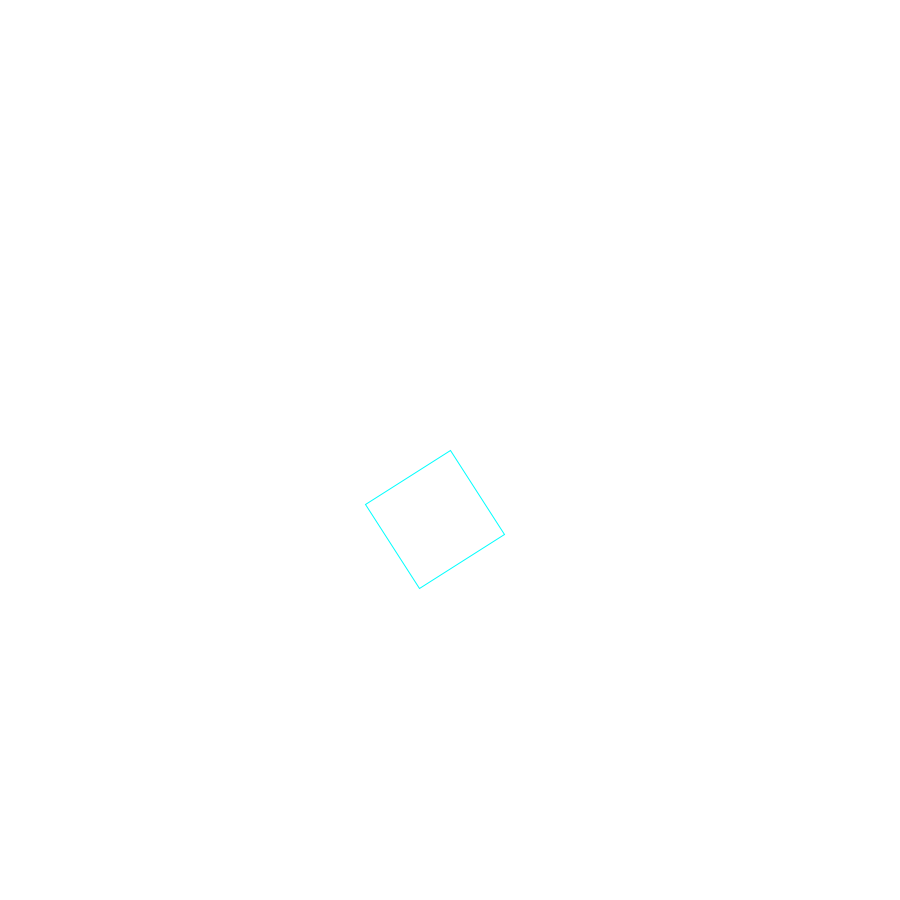
Frame 1 (no input)
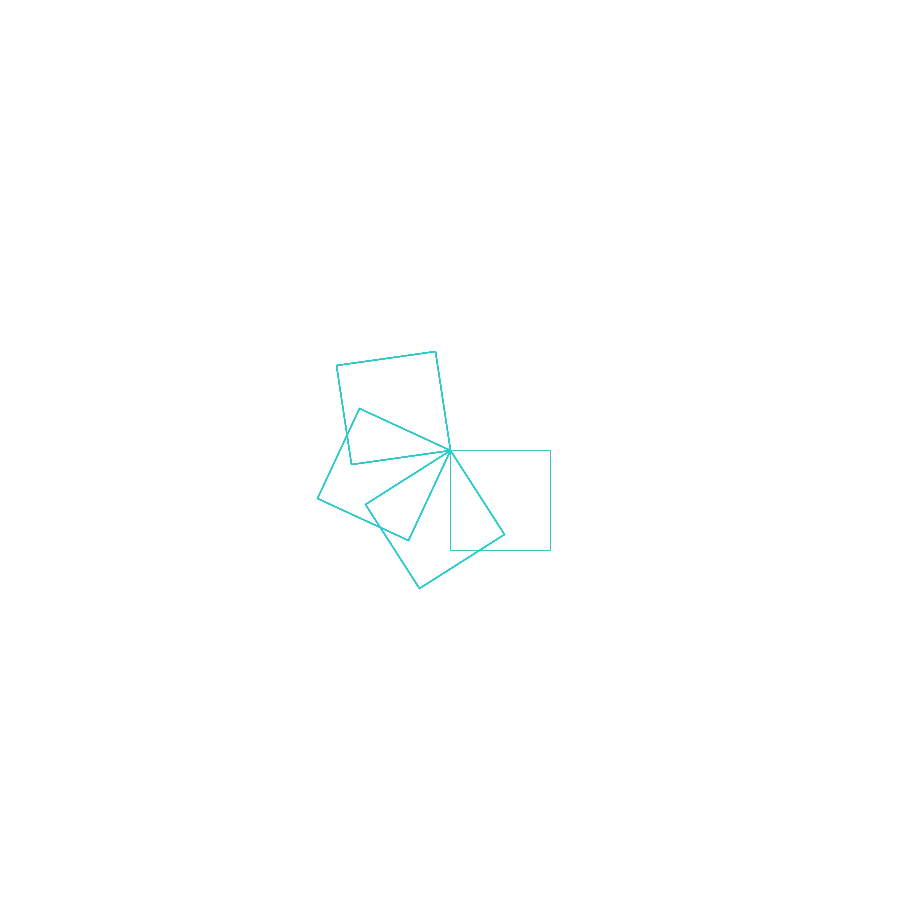
Frame 60 (the mouse pressed at the canvas centre just before this capture)
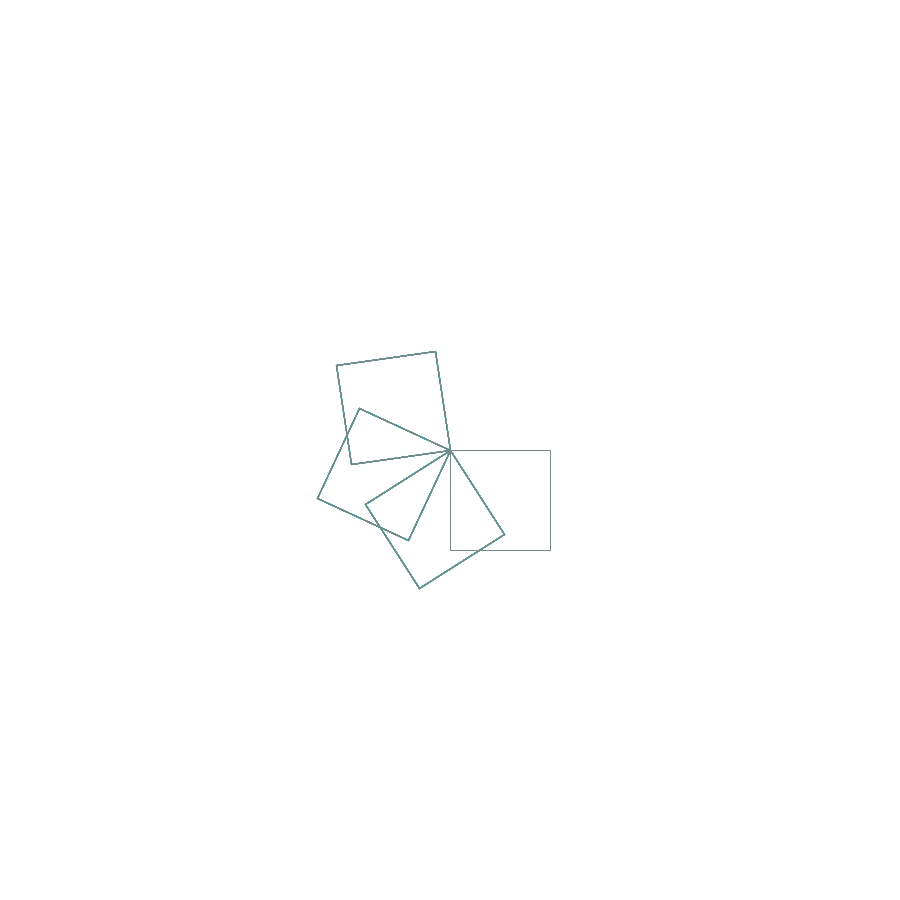
Frame 120 (the mouse held since frame 60 and released just before this capture)

The Processing sketch that drew these frames (run headless with seeded random() and noise(); from frame 60 on, the mouse is pressed at the canvas centre):

// Processing sketch: D8
// ── D8.pde
int degree = 45;

void setup(){
  size(900,900);
  background(255,255,255);
  noFill();
}


void draw(){
  stroke(frameCount%255, 255-frameCount%255, 255-frameCount%255);
  
  float angle = radians(degree);
  translate(width/2, height/2);
  rotate(frameCount % 4);
  rect(0,0,100,100);
  
  
  degree += 2; 
  
  println(millis());
  println(frameCount);
  
}
